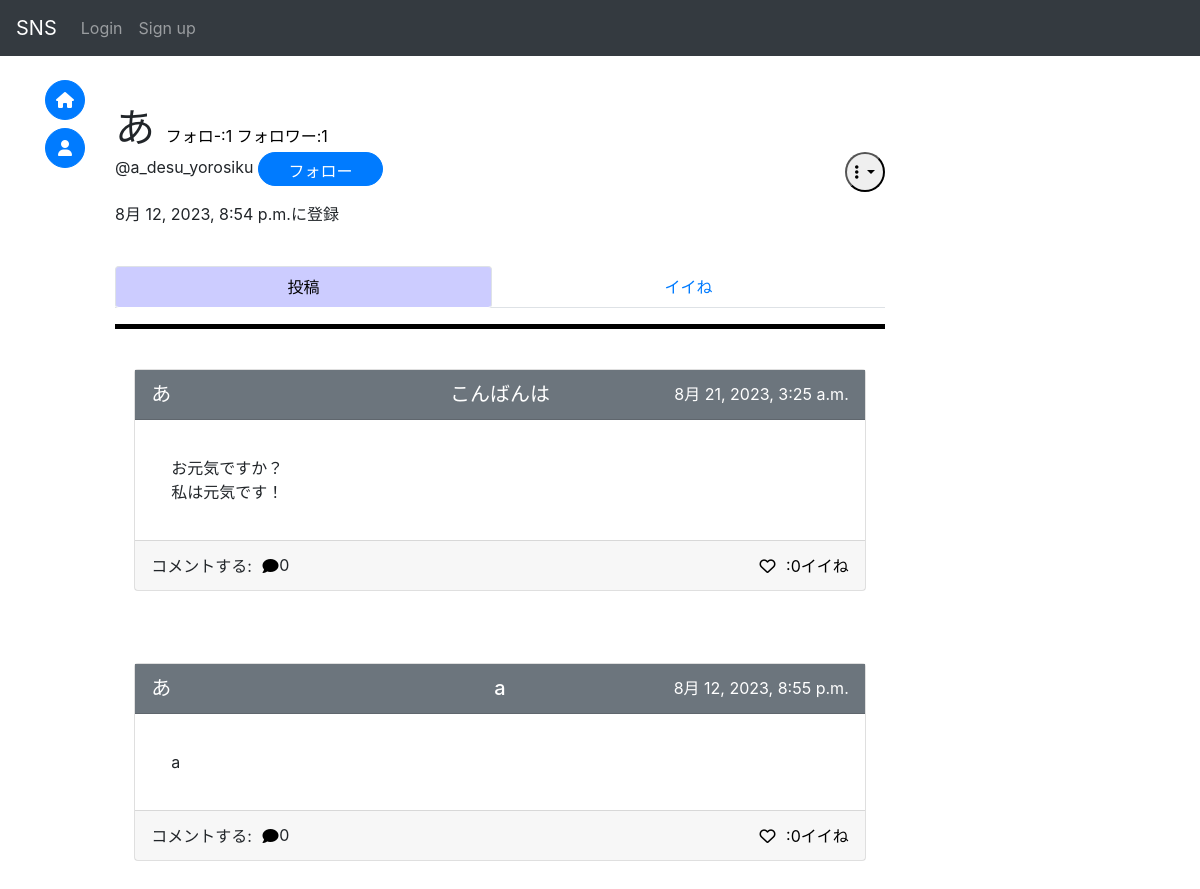
The app's page /accounts/user/1d301dd7-8f2a-4aba-b0e0-6cc3a210333b/ with its own data.
### accounts/models.py (models this page shows, shortened)
class CustomUser(AbstractBaseUser, PermissionsMixin):
    id = models.UUIDField(primary_key=True, default=uuid.uuid4, editable=False)
    email = models.EmailField(_("email address"), unique=True, null=True)
    is_staff = models.BooleanField(
        _("staff status"),
        default=False,
        help_text=_("Designates whether the user can log into this admin site."),
    )
    username = models.CharField(_("username"), max_length=50)
    usertag = models.CharField(_("usertag"), max_length=16, unique=True, null=True)
    created_at = models.DateTimeField(auto_now_add=True)
    mentioned = models.ManyToManyField(
        "sns.Post",
        blank=True,
        related_name="mentioned"
    )
    objects = CustomUserManager()
    EMAIL_FIELD = "email"
    USERNAME_FIELD = "email"
    REQUIRED_FIELDS = ["username", "usertag"]
    class Meta:
        verbose_name = _("user")
        verbose_name_plural = _("users")
    def __str__(self):
        return self.username

### sns/models.py (models this page shows, shortened)
class Post(models.Model):
    id = models.UUIDField(primary_key=True, default=uuid.uuid4, editable=False)
    title = models.CharField(max_length=50, null=True)
    detail = models.TextField(max_length=255)
    author = models.ForeignKey(
        get_user_model(),
        on_delete=models.CASCADE,
        related_name="author"
    )
    created_at = models.DateTimeField(auto_now_add=True)
    good_num = models.IntegerField(default=0)
    mode = models.IntegerField(default=0)#0:通常の投稿 1:コメント
    parent_post = models.ForeignKey(
        "Post",
        on_delete=models.CASCADE,
        null=True,
        blank=True,
    )
    mention = models.ManyToManyField(
        get_user_model(),
        related_name="mention",
        blank=True
    )

### accounts/views.py (the view, shortened to what this page needs)
# urls.py: path("user/<str:id>/", views.user_detail, name="user"),
def user_detail(request, id):
    context = {}
    user = get_object_or_404(CustomUser, pk=id)
    post = Post.objects.filter(author=user)
    context["userDetail"] = user
    context["posts"] = post
    following_num = Follower.objects.filter(following=user).count()
    followed_num = Follower.objects.filter(followed=user).count()
    context["following"] = False
    context["following_num"] = following_num
    context["followed_num"] = followed_num
    context["btn_class"] = "btn-primary"
    lib.list_comment(context, post)
    if request.user.is_anonymous:
        return render(request, "accounts/userDetail.html", context)

### mysns/lib.py (called while the page is built)
def comment_num_count(now, com_num, count=0):
    ans = 0
    for n in now.post_set.all():
        ans += comment_num_count(n, com_num, count)
    com_num[now.id] = ans
    return ans + 1

def list_comment(context, post):
    comment_num = {} #各投稿に対するコメント数
    top_comment = {} #各投稿に対するコメント
    for p in post:
        comment_num_count(p, comment_num)
        try:
            top_comment[p.id] = p.post_set.all()
        except Exception:
            top_comment[p.id] = []
    context["comment_num"] = comment_num
    context["top_comment"] = top_comment

### sns/templatetags/custom_filter.py (called while the page is built, shortened)
@register.filter
def get_value(d, k):
    if k in d:
        return d[k]
    return None

@register.filter
def mention(post):
    detail = post.detail
    users = set(get_user_model().objects.all())
    usertags = {}
    for u in users:
        usertags[u.usertag] = u.id
    res = ""
    detail = escape(detail)
    i = 0
    last_i = 0
    while i < len(detail) - 1:
        i += 1
    res += detail[last_i:]
    return mark_safe(res)

### accounts/templates/accounts/userDetail.html (shortened to what this page needs)
{% extends "base.html" %}
{% block content %}
    <br>
    <div>
        <div>
            <h1 style="display:inline;">
                {{ userDetail.username }}
            </h1>
            <a href="{% url 'accounts:follower' userDetail.id 'following' %}" class="notlink">
                フォロ-:{{ following_num }}
            </a>
            <a href="{% url 'accounts:follower' userDetail.id 'followed' %}" class="notlink">
                フォロワー:<div style="display:inline;" class="num">{{ followed_num }}</div>
            </a>
                <div class="dropdown">
                    <button class="wh-30px float-right dropdown-toggle" type="button"
                        id="dropdownMenuButton" data-toggle="dropdown" aria-haspopup="true" aria-expanded="false">
                            <i class="fa-solid fa-ellipsis-vertical"></i>
                    </button>
                </div>
        </div>
        <p>
            {% if request.user.is_anonymous %}
                @{{ userDetail.usertag }}
                <button type="button" class="btn btn-primary w-120px h-40px rounded-pill"
                    onClick="location.href='{% url 'accounts:follow' userDetail.id %}'">
                        フォロー
                </button>
                <br>
            {% elif user.id == userDetail.id %}
                @{{ userDetail.usertag }}
            {% endif %}
        </p>
        <p>
            {{ userDetail.created_at }}に登録
        </p>
    </div>
    {% if is_block %}
        <div>
            <br>
            <br>
            <h1 style="color:red; text-align:center;">ブロック中のユーザー<h1>
        </div>
    {% elif is_blocked %}
        <div>
            <br>
            <br>
            <h3 style="text-align:center;">このユーザーは投稿の公開を制限しています</h3>
        </div>
    {% else %}
        <div class="row-1" style="position: sticky;top: 55px;z-index:2;background-color:#fff;">
            <br>
            <ul class="nav nav-tabs nav-fill nav-pills" role="tablist">
                <li class="nav-item tab-hov">
                    <a class="nav-link active" id="item1-tab" data-toggle="tab" href="#item1" role="tab" aria-controls="item1" aria-selected="true">
                        投稿
                    </a>
                </li>
                <li class="nav-item tab-hov">
                    <a class="nav-link" id="item2-tab"
                        data-toggle="tab" href="#item2" role="tab" aria-controls="item2" aria-selected="false">
                        イイね
                    </a>
                </li>
            </ul>
            <hr width="100%" color="#0" style="height:4px;">
            <br>
        </div>
        <div class="tab-content">
            <div class="tab-pane fade show active" id="item1" role="tabpanel" aria-labelledby="item1-tab">
                {% with posts_include=posts good_mode="1" othergood="12" %}
                    {% include 'post_list_include.html' %}
                {% endwith %}
            </div>
        </div>
    {% endif %}
{% endblock %}

### templates/post_card_include.html (shortened to what this page needs)
{% load custom_filter %}
<div class="card w-150px mx-auto clearfix" style="position:relative;">
    <a href="{% url 'sns:post' postcard.pk %}" style="position:absolute;inset:0;">
        <div class="card-header bg-secondary h-50px clearfix" style="display:flex; justify-content:center;postition:relative;">
            <h5 style="position:absolute; left:1rem;">
                <a href="{% url 'accounts:user' postcard.author.id %}" class="on-a title-link">
                    {{ postcard.author }}
                </a>
            </h5>
            <h5 style="text-align:center; display:table-cell;">
                <a href="{% url 'sns:post' postcard.id %}" class="on-a title-link">
                    {% if postcard.mode != 1 %}
                        {{ postcard.title | truncatechars:20 }}
                    {% endif %}
                </a>
            </h5>
            <p style="position:absolute; right:1rem; color:white">
                {{ postcard.created_at }}
            </p>
        </div>
        <div class="card-body detail clearfix">
            <p class="card-text">
                <div class="on-a">
                    {{ postcard|mention|linebreaks }}
                </div>
            </p>
        </div>
        <div class="card-footer h-50px text-right clearfix" style="display:flex;justify-content:center;postition:relative;">
            <div style="display:inline">
                <p style="position:absolute;left:1rem;">
                    コメントする:
                    <button onClick="clearText('{{ postcard.id }}')" class="good on-a">
                        <i class="fa-solid fa-comment"></i>
                    </button>
                    <div id="comment_num_{{ postcard.id }}" style="position:absolute;left:9rem;">
                        {{ comment_num|get_value:postcard.id }}
                    </div>
                </p>
            </div>
            <div style="position:absolute;right:1rem;">
                {% if user.is_anonymous %}
                    <button onClick="location.href='{% url 'sns:good' postcard.id 1 %}'" class="good on-a">
                        <i class="fa-regular fa-heart"></i>
                    </button>
                {% endif %}
                <a href="{% url 'sns:good_user' postcard.id %}" class="notlink on-a">
                    <div id="num_{{ postcard.id }}_{{ good_mode }}" style="display:inline;size:4;">:{{ postcard.good_num }}イイね</div>
                </a>
            </div>
        </div>
    </a>
</div>

### static/css/card.css (style rules this page uses)
.detail { margin-left:1rem; }
.title-link, .title-link:hover { color:white; }
.good, .good:focus, .good:hover { border: none; outline: none; background: none; display: inline; }
.on-a { position: relative; z-index: 1; }
.notlink { text-decoration:none !important; color:black !important; }
.w-150px { width: 80% !important; }
.h-50px { height: 50px !important; }

### templates/base.html (style rules this page uses)
body { padding-top : 80px }

### accounts/templates/accounts/userDetail.html (style rules this page uses)
.detail { margin-left:1rem; }
.title-link, .title-link:hover { color:white; }
.good, .good:focus, .good:hover { border: none; outline: none; background: none; display: inline; }
.w-150px { width: 95% !important; }
.h-50px { height: 50px !important; }
.on-a { position: relative; z-index: 1; }
.w-120px { width: 125px !important; }
.h-40px { height: 34px !important; }
.wh-30px { width: 40px !important; height: 40px !important; border-radius:50%; }
.notlink { text-decoration:none !important; color:black !important; }
.nav-pills .nav-link.active { background-color: #ccf; color: black; }

### records on screen
CustomUser: username "あ", usertag "a_desu_yorosiku", created_at "8月 12, 2023, 8:54 p.m."
Post: author "あ", title "こんばんは", created_at "8月 21, 2023, 3:25 a.m.", detail.usertag "お元気ですか？ 私は元気です！", id "0", good_num "0"
Post: author "あ", title "a", created_at "8月 12, 2023, 8:55 p.m.", detail.usertag "a", id "0", good_num "0"

### other values on screen
{{ following_num }} "1"
{{ followed_num }} "1"
